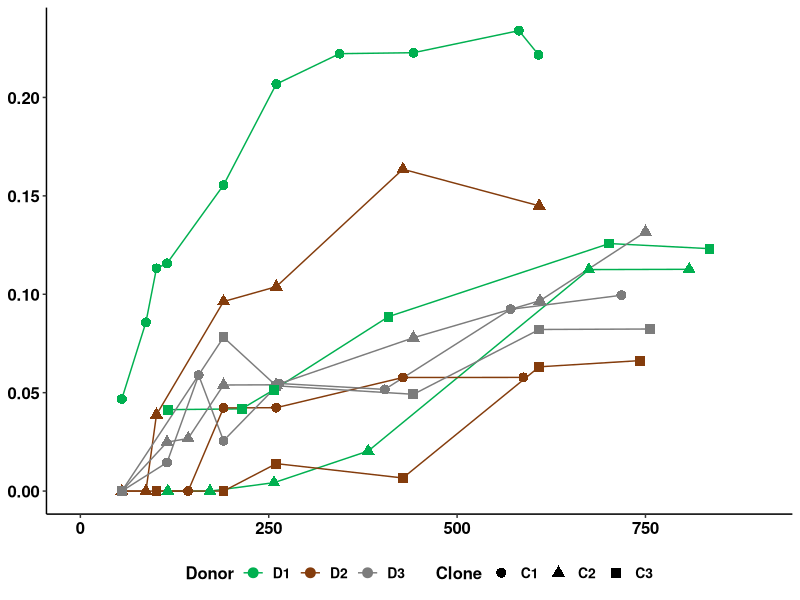
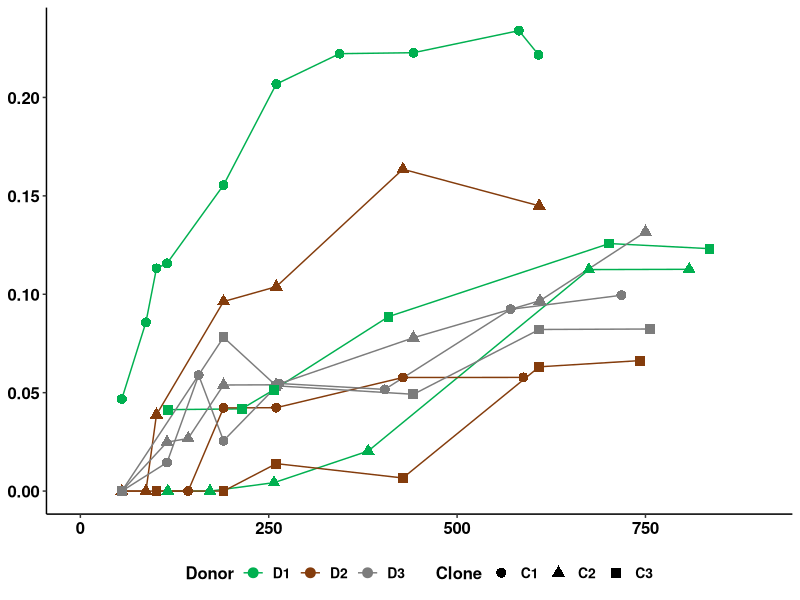

Write R code to recreate these figures, in order.
#############################################################################################################################
##                                                                                                                      
##  PLOT FRACTION GENOME ALTERED
##                                                                                                                      
##  Date: 27 DECEMBER 2021                                                                                                                   
##  
##  Author: Kasper Karlsson
##
##                                                                                                                      
############################################################################################################################


library("RColorBrewer")
library(ggplot2)
library(dplyr)
library(scales)

setwd(file.path("/Users/kasper.karlsson/_Stanford/Papers/Evolution_paper/GitHub_Reproductions/Main/Figure_1/PLOTS/Figure_1D_Fraction_genome_altered"))
df <- read.table("Summary_fraction_genome_altered_per_win_movingAve_25p.csv",header=TRUE,comment.char = "",sep=",")

### REMOVE ECB AND WT SAMPLES
df <- subset(df,ECB_sample != "YES")
df <- subset(df,Clone != "WT")

df$Day <- as.numeric(df$Day) ### MAKE DAYS NUMERIC
color = c("D1"="#00B050","D2"="#843C0C","D3"="#7C7C7C") ### ADD CLONE COLORS

### PLOT FIGURE
ggplot(df, aes(x=Day, y=fraction_total_win_altered, color=Donor, shape=Clone))+
  geom_line() +
  geom_point(size = 3) +
  scale_color_manual(values=color) +
  scale_x_continuous(limits = c(0, 900)) +
  theme(strip.text = element_text(face="bold", size=14, colour = "black",),
        strip.background = element_rect(fill="white", colour="black", size=1), 
        axis.text = element_text(colour = "black", size = 12, face = "bold" ),
        axis.title = element_text(colour = "black", size = 16, face = "bold" ),
        axis.title.y =  element_blank(),
        axis.title.x =  element_blank(),
        plot.title = element_text(colour = "black", size = 16, face = "bold", hjust = 0.5),
        legend.title = element_text(color = "black", size = 12, face = "bold",),
        legend.text = element_text(colour="black", size=10, face="bold"),
        panel.background = element_rect(fill = 'white'),
        axis.line = element_line(colour = "black"),
        legend.position="bottom") 

### SAVE FIGURE
ggsave(filename = "Figure1D_fraction_genome_altered_6_3.pdf", width = 6, height = 3, units = "in", device='pdf')
